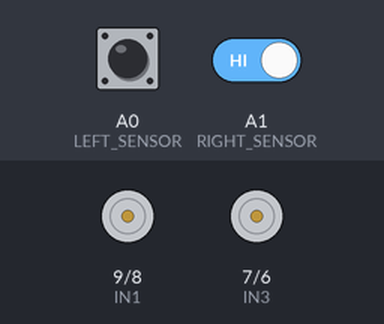
The sketch below on a simulated Arduino Uno, built with avr-gcc and run on an emulated ATmega328P. Shown: motor-driver pin pairs drawn as motors (green arrow = first pin HIGH = forward, orange = second pin HIGH = backward, longer = more drive, scaled by the enable pin). The inputs (shaded band) are chosen by the test bench; at power-on: A0 (LEFT_SENSOR) HIGH, A1 (RIGHT_SENSOR) HIGH.

Above: at 1.2 s.
1.3 s: A0 (LEFT_SENSOR) driven LOW
At 2.5 s:
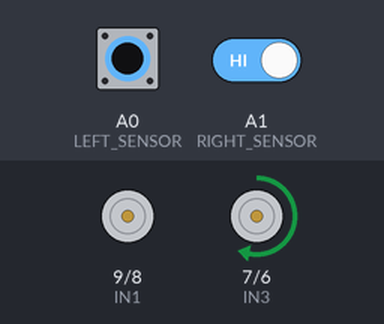
2.8 s: A1 (RIGHT_SENSOR) driven LOW
At 3.8 s:
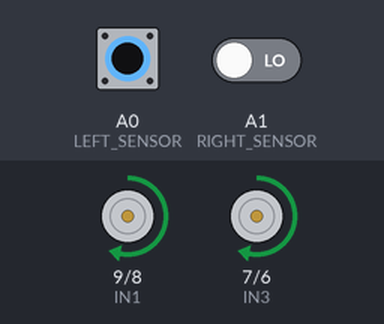
4.3 s: A0 (LEFT_SENSOR) driven HIGH
At 4.9 s:
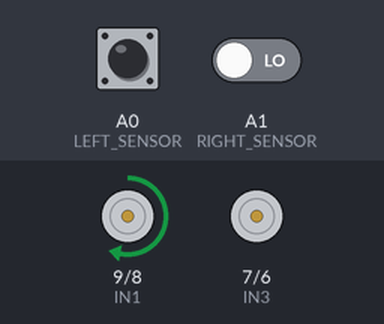
5.8 s: A1 (RIGHT_SENSOR) driven HIGH
At 7.0 s:
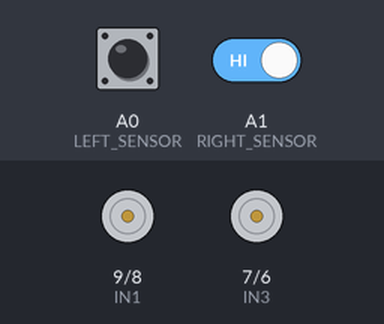
7.3 s: A0 (LEFT_SENSOR) pulsed LOW 2 times (0.12 s each, 0.3 s apart)
At 7.51 s:
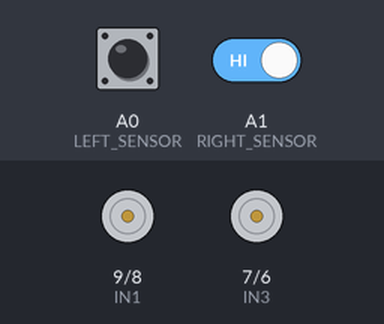
Timing chart, 0 to 10.3 s (numbered marks = the images above; inputs shaded):
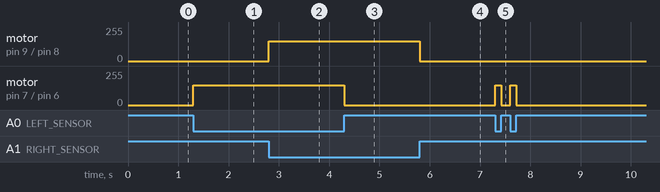

The sketch:

linefollowing.ino
```cpp
// Motor Pins
#define ENA 10
#define ENB 11
#define IN1 9
#define IN2 8
#define IN3 7
#define IN4 6

// Line Sensor Pins
#define LEFT_SENSOR A0
#define RIGHT_SENSOR A1

void setup() {
  pinMode(ENA, OUTPUT);
  pinMode(ENB, OUTPUT);
  pinMode(IN1, OUTPUT);
  pinMode(IN2, OUTPUT);
  pinMode(IN3, OUTPUT);
  pinMode(IN4, OUTPUT);

  pinMode(LEFT_SENSOR, INPUT);
  pinMode(RIGHT_SENSOR, INPUT);
}

void loop() {
  int leftSensor = digitalRead(LEFT_SENSOR);
  int rightSensor = digitalRead(RIGHT_SENSOR);

  if (leftSensor == LOW && rightSensor == LOW) {
    // Both sensors on black → Move forward
    forward();
  } else if (leftSensor == LOW && rightSensor == HIGH) {
    // Left on black, right on white → Turn left
    turnLeft();
  } else if (leftSensor == HIGH && rightSensor == LOW) {
    // Right on black, left on white → Turn right
    turnRight();
  } else {
    // Lost line → Stop or search
    stopMotors();
  }
}

void forward() {
  digitalWrite(IN1, HIGH);
  digitalWrite(IN2, LOW);
  digitalWrite(IN3, HIGH);
  digitalWrite(IN4, LOW);
  analogWrite(ENA, 150);
  analogWrite(ENB, 150);
}

void turnLeft() {
  digitalWrite(IN1, LOW);
  digitalWrite(IN2, LOW);
  digitalWrite(IN3, HIGH);
  digitalWrite(IN4, LOW);
  analogWrite(ENA, 0);
  analogWrite(ENB, 150);
}

void turnRight() {
  digitalWrite(IN1, HIGH);
  digitalWrite(IN2, LOW);
  digitalWrite(IN3, LOW);
  digitalWrite(IN4, LOW);
  analogWrite(ENA, 150);
  analogWrite(ENB, 0);
}

void stopMotors() {
  digitalWrite(IN1, LOW);
  digitalWrite(IN2, LOW);
  digitalWrite(IN3, LOW);
  digitalWrite(IN4, LOW);
}
```

Measured:
- after the input at 1.3 s, motor on pin 7 (IN3) / pin 6 (IN4): stopped → forward 150/255 at once
- after the input at 2.8 s, motor on pin 9 (IN1) / pin 8 (IN2): stopped → forward 150/255 at once
- after the input at 4.3 s, motor on pin 7 (IN3) / pin 6 (IN4): forward 150/255 → stopped at once
- after the input at 5.8 s, motor on pin 9 (IN1) / pin 8 (IN2): forward 150/255 → stopped at once
- after the input at 7.3 s, motor on pin 7 (IN3) / pin 6 (IN4): alternates forward 150/255 for 0.12 s and stopped for 0.18 s, 4 changes in all, then stays stopped, starting at once
